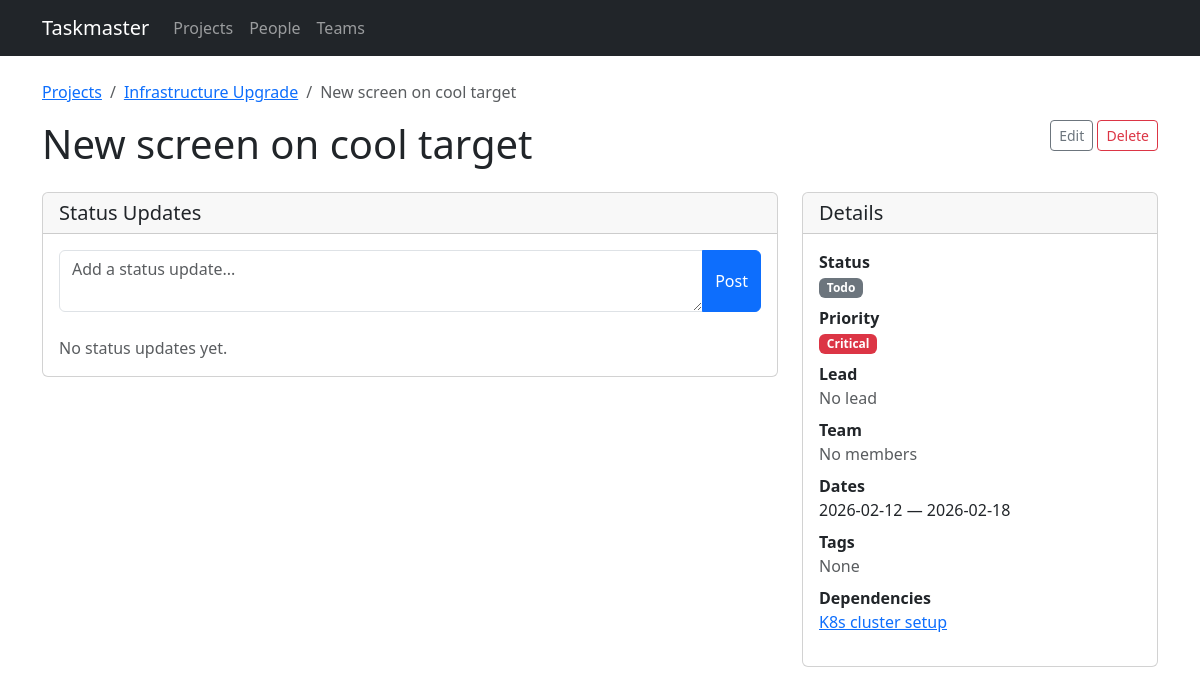
The page /tasks/19 on the database as committed earlier.
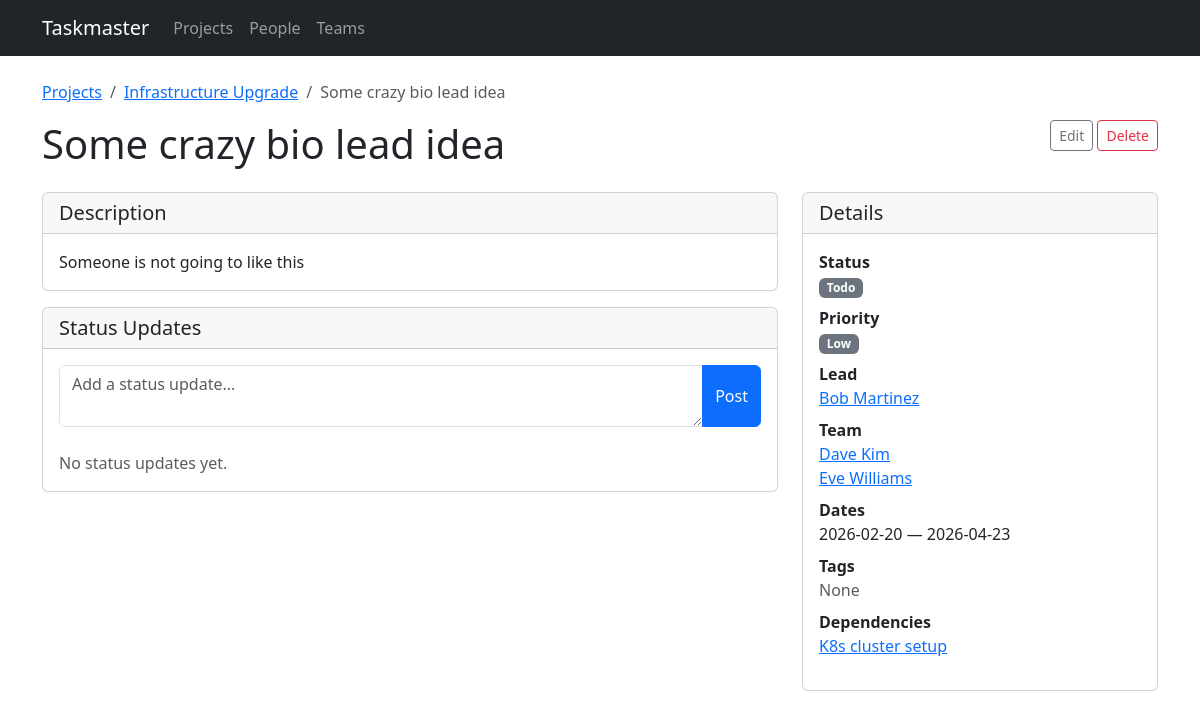
The same page on the database as committed later.
### models.py (models this page shows, shortened)
class Task(db.Model):
    id = db.Column(db.Integer, primary_key=True)
    title = db.Column(db.String(200), nullable=False)
    description = db.Column(db.Text)
    project_id = db.Column(db.Integer, db.ForeignKey('project.id'), nullable=False)
    start_date = db.Column(db.Date, nullable=False)
    end_date = db.Column(db.Date, nullable=False)
    status = db.Column(db.String(20), default='todo')  # todo, in_progress, done
    priority = db.Column(db.String(20), default='medium')  # low, medium, high, critical
    assignments = db.relationship('TaskAssignment', backref='task', lazy=True,
                                   cascade='all, delete-orphan')
    tags = db.relationship('Tag', secondary=task_tags, backref=db.backref('tasks', lazy=True))
    status_updates = db.relationship('StatusUpdate', backref='task', lazy=True,
                                     order_by='StatusUpdate.created_at.desc()',
                                     cascade='all, delete-orphan')
    dependencies = db.relationship(
        'Task',
        secondary='task_dependency',
        primaryjoin='Task.id == TaskDependency.task_id',
        secondaryjoin='Task.id == TaskDependency.depends_on_id',
        backref=db.backref('dependents', lazy=True),
        lazy=True,
    )
    @property
    def lead(self):
        for a in self.assignments:
            if a.is_lead:
                return a.person
        return None
    @property
    def assignees(self):
        return [a.person for a in self.assignments]

class TaskAssignment(db.Model):
    __tablename__ = 'task_assignment'
    id = db.Column(db.Integer, primary_key=True)
    task_id = db.Column(db.Integer, db.ForeignKey('task.id'), nullable=False)
    person_id = db.Column(db.Integer, db.ForeignKey('person.id'), nullable=False)
    is_lead = db.Column(db.Boolean, default=False)

class Person(db.Model):
    id = db.Column(db.Integer, primary_key=True)
    name = db.Column(db.String(120), nullable=False)
    email = db.Column(db.String(120))
    team_id = db.Column(db.Integer, db.ForeignKey('team.id'))
    assignments = db.relationship('TaskAssignment', backref='person', lazy=True)

### routes/tasks.py (the view)
@bp.route('/tasks/<int:id>')
def detail(id):
    task = Task.query.get_or_404(id)
    return render_template('tasks/detail.html', task=task)

### templates/tasks/detail.html (shortened to what the changed rows need)
{% extends "base.html" %}
{% block content %}
<nav aria-label="breadcrumb" class="mb-3">
    <ol class="breadcrumb">
        <li class="breadcrumb-item"><a href="{{ url_for('projects.list_projects') }}">Projects</a></li>
        <li class="breadcrumb-item"><a href="{{ url_for('projects.detail', id=task.project.id) }}">{{ task.project.name }}</a></li>
        <li class="breadcrumb-item active">{{ task.title }}</li>
    </ol>
</nav>
<div class="d-flex justify-content-between align-items-start mb-3">
    <h1>{{ task.title }}</h1>
    <div>
        <a href="{{ url_for('tasks.edit_task', id=task.id) }}" class="btn btn-outline-secondary btn-sm">Edit</a>
        <form method="post" action="{{ url_for('tasks.delete_task', id=task.id) }}" class="d-inline"
              onsubmit="return confirm('Delete this task?')">
        </form>
    </div>
</div>
<div class="row g-4">
    <div class="col-md-8">
        {% if task.description %}
        <div class="card mb-3">
            <div class="card-header"><h5 class="mb-0">Description</h5></div>
            <div class="card-body">{{ task.description }}</div>
        </div>
        {% endif %}
    </div>
    <div class="col-md-4">
        <div class="card">
            <div class="card-body">
                <dl>
                    <dt>Status</dt>
                    <dd><span class="badge badge-{{ task.status }}">{{ task.status | replace('_', ' ') | title }}</span></dd>
                    <dt>Priority</dt>
                    <dd><span class="badge badge-{{ task.priority }}">{{ task.priority | title }}</span></dd>
                    <dt>Lead</dt>
                    <dd>
                        {% if task.lead %}
                        <a href="{{ url_for('people.detail', id=task.lead.id) }}">{{ task.lead.name }}</a>
                        {% else %}
                        <span class="text-muted">No lead</span>
                        {% endif %}
                    </dd>
                    <dt>Team</dt>
                    <dd>
                        {% for person in task.assignees %}
                            {% if not task.lead or person.id != task.lead.id %}
                            <a href="{{ url_for('people.detail', id=person.id) }}" class="d-block">{{ person.name }}</a>
                            {% endif %}
                        {% else %}
                        <span class="text-muted">No members</span>
                        {% endfor %}
                    </dd>
                    <dt>Dates</dt>
                    <dd>{{ task.start_date }} &mdash; {{ task.end_date }}</dd>
                    <dt>Tags</dt>
                    <dd>
                        {% for tag in task.tags %}
                        <span class="badge bg-secondary">{{ tag.name }}</span>
                        {% else %}
                        <span class="text-muted">None</span>
                        {% endfor %}
                    </dd>
                    <dt>Dependencies</dt>
                    <dd>
                        {% for dep in task.dependencies %}
                        <a href="{{ url_for('tasks.detail', id=dep.id) }}" class="d-block">{{ dep.title }}</a>
                        {% else %}
                        <span class="text-muted">None</span>
                        {% endfor %}
                    </dd>
                </dl>
            </div>
        </div>
    </div>
</div>
{% endblock %}

Rows that differ between the two databases and show on the page:
changed Task "Todo": title "New screen on cool target" → "Some crazy bio lead idea"; description (not shown) → "Someone is not going to like this"; priority "Critical" → "Low"; start_date "2026-02-12" → "2026-02-20"; end_date "2026-02-18" → "2026-04-23"
added TaskAssignment: lead.name "Bob Martinez"
now on this page (row unchanged): Person: name "Dave Kim"
now on this page (row unchanged): Person: name "Eve Williams"
Other text that changed with them:
text no longer shown: "No lead No members"
text now shown: "Description"
